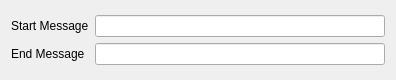
<?xml version="1.0" encoding="UTF-8"?>
<ui version="4.0">
 <class>InspectorSpatSymbolOSCMessage</class>
 <widget class="QWidget" name="InspectorSpatSymbolOSCMessage">
  <property name="geometry">
   <rect>
    <x>0</x>
    <y>0</y>
    <width>396</width>
    <height>80</height>
   </rect>
  </property>
  <property name="windowTitle">
   <string>Form</string>
  </property>
  <layout class="QVBoxLayout" name="verticalLayout">
   <item>
    <layout class="QGridLayout" name="gridLayout">
     <item row="0" column="0">
      <widget class="QLabel" name="label_6">
       <property name="text">
        <string>Start Message</string>
       </property>
      </widget>
     </item>
     <item row="0" column="1">
      <widget class="QLineEdit" name="message1"/>
     </item>
     <item row="1" column="1">
      <widget class="QLineEdit" name="message2"/>
     </item>
     <item row="1" column="0">
      <widget class="QLabel" name="label_7">
       <property name="text">
        <string>End Message</string>
       </property>
      </widget>
     </item>
    </layout>
   </item>
  </layout>
 </widget>
 <resources>
  <include location="musescore.qrc"/>
 </resources>
 <connections/>
</ui>
